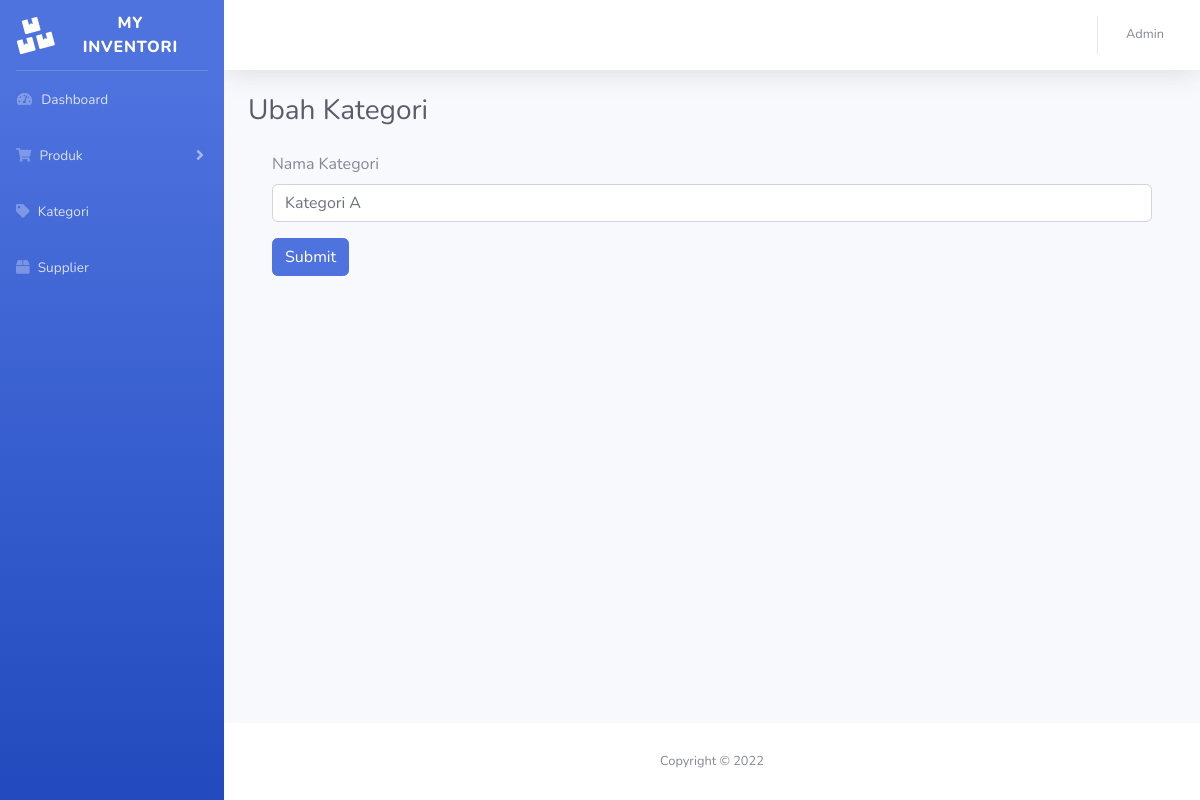
The page /kategori_edit.php?id_kategori=1 (signed in) on the database as committed earlier.
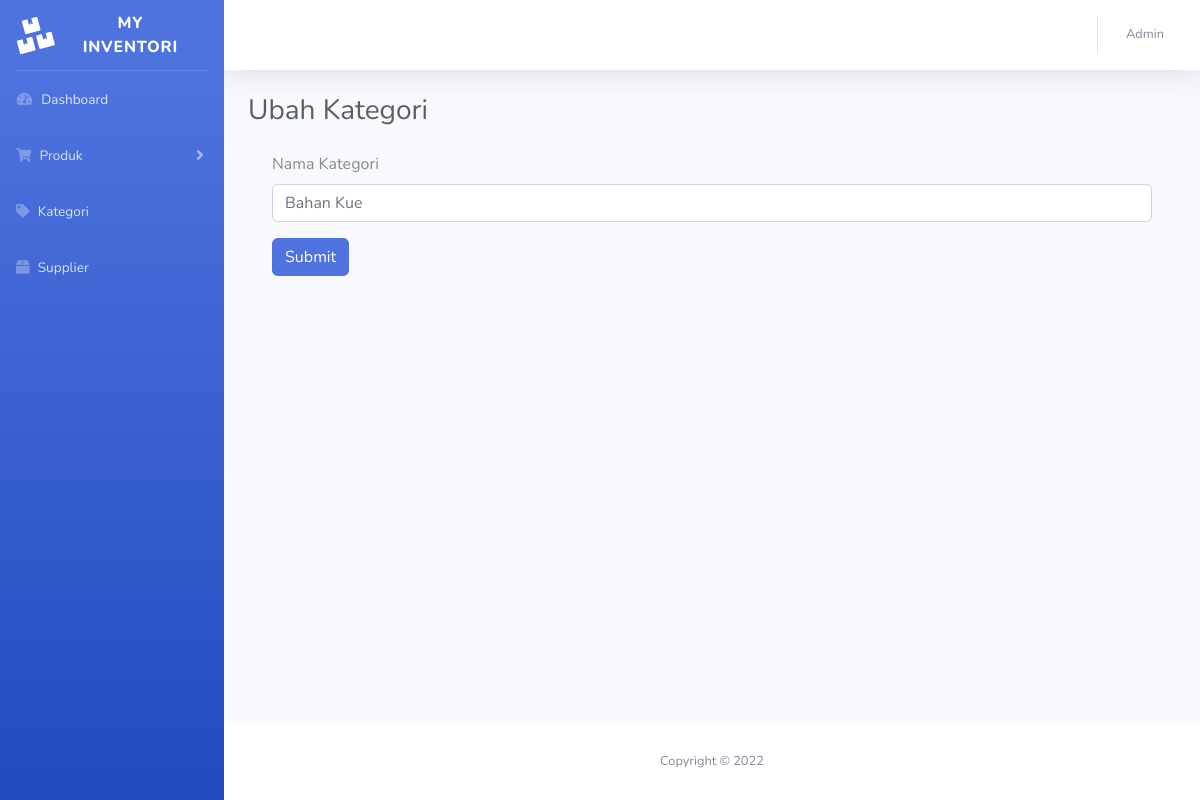
The same page on the database as committed later.
### tables this page shows
CREATE TABLE `kategori` (
  `id_kategori` int(255) NOT NULL,
  `nama_kategori` varchar(255) NOT NULL
);

### kategori_edit.php (the view, shortened to what this page needs)
<?php
include '_koneksi.php';
$id_kategori = $_GET['id_kategori'];
$sql = "SELECT * FROM kategori WHERE id_kategori = '$id_kategori'";
$result = $conn->query($sql);
if ($result->num_rows > 0) {
  while($row = $result->fetch_assoc()) {
    $kategori = $row;
  }
} else {
  echo "0 results";
}
?>
<!DOCTYPE html>
<html lang="en">
<head>
    <link href="vendor/fontawesome-free/css/all.min.css" rel="stylesheet" type="text/css">
    <link href="css/sb-admin-2.min.css" rel="stylesheet">
</head>
<body id="page-top">
    <div id="wrapper">
		<?php include 'inc/sidebar.php'; ?>
        <div id="content-wrapper" class="d-flex flex-column">
            <div id="content">
				<?php include 'inc/topbar.php'; ?>
                <div class="container-fluid">
					<div class="d-sm-flex align-items-center justify-content-between mb-4">
						<h1 class="h3 mb-0 text-gray-800">Ubah Kategori</h1>
					</div>
					<div class="container">
						<form method="post" action="kategori_edit_go.php">
						  <div class="form-group">
							<label for="exampleInputEmail1">Nama Kategori</label>
							<input name="nama_kategori" type="text" class="form-control" value="<?= $kategori['nama_kategori']  ?>">
						  </div>
						  <button type="submit" class="btn btn-primary">Submit</button>
						</form>
					</div>
                </div>
            </div>
			<?php include 'inc/footer.php'; ?>
        </div>
    </div>
</body>
</html>

Rows that differ between the two databases and show on the page:
changed kategori: nama_kategori "Kategori A" → "Bahan Kue"
